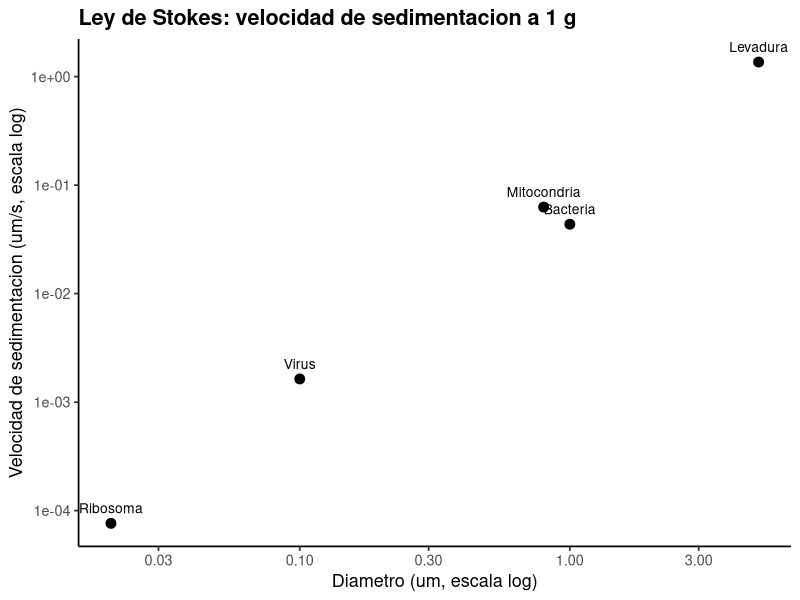
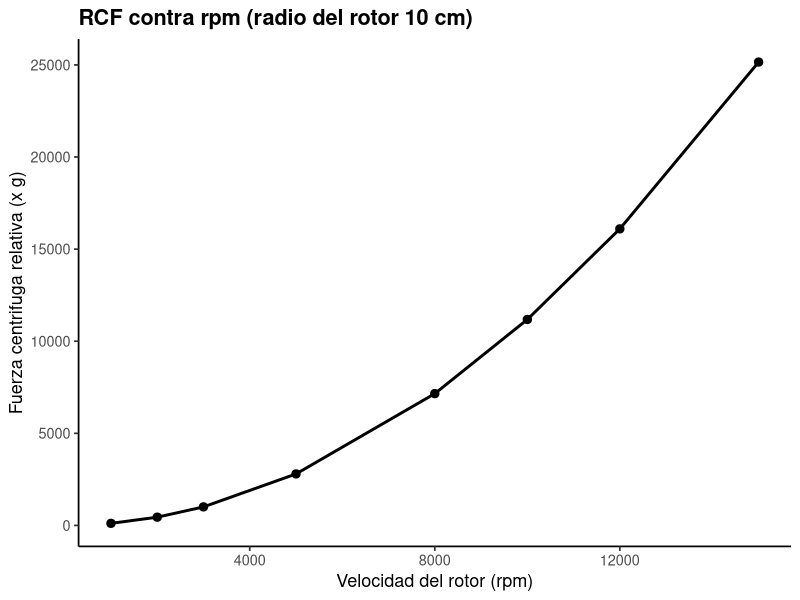
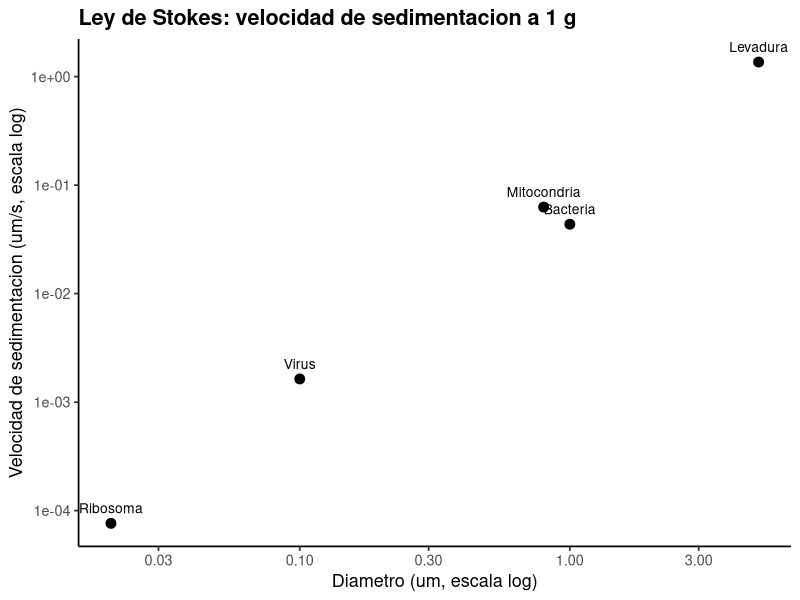
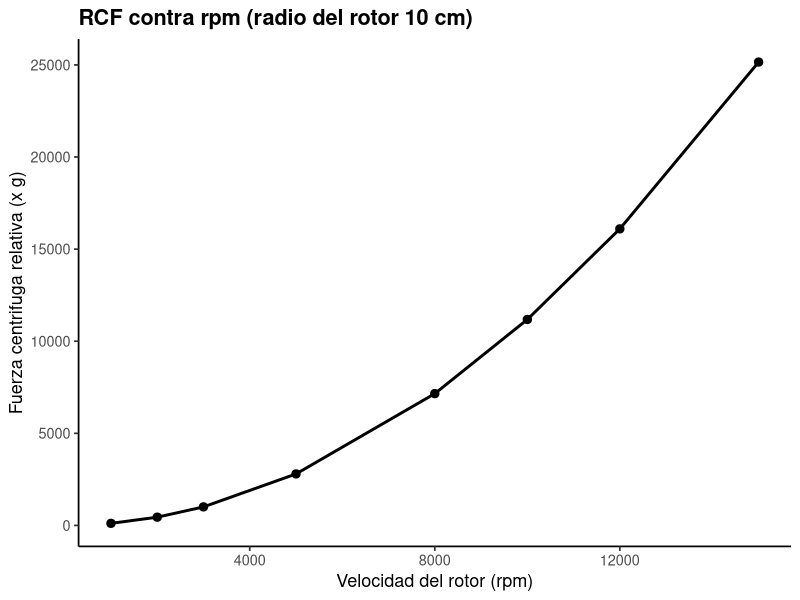

Write the R code that produced these figures, in order.
# ==========================================================================
# 04. Centrifugacion: Ley de Stokes y fuerza centrifuga relativa
# ==========================================================================
# Autor: Dr. Jose Juan Torres Martinez
# Docente de Ciencias Quimicas
# Universidad Autonoma de San Luis Potosi (UASLP)
# Mexico
#
# Material academico para estudiantes
# Serie "Bioseparaciones" - Teoria, Unidad 4. Centrifugacion y filtracion
#
# Descripcion: Se calcula la velocidad de sedimentacion con la Ley de Stokes a partir del diametro y la densidad medidos de cada particula, y la fuerza centrifuga relativa (RCF) a partir de las rpm y el radio del rotor. Con ambas se estima el tiempo para sedimentar 10 cm.
#
# Objetivos de aprendizaje:
#   - Calcular la velocidad de sedimentacion con la Ley de Stokes.
#   - Calcular la RCF a partir de rpm y radio del rotor.
#   - Explicar por que el diametro manda en la separacion: la velocidad depende del diametro al cuadrado.

# Datos: datos_sedimentacion.csv (diametro y densidad de cada particula) y datos_rcf.csv (rpm y radio del rotor).
# ==========================================================================

library(tidyverse)

# --------------------------------------------------------------------------
# 1. Velocidad de sedimentacion (Ley de Stokes)
# --------------------------------------------------------------------------
# v = d^2 * (rho_p - rho_f) * g / (18 * eta)
# Fluido: agua, rho_f = 1000 kg/m3, eta = 0.001 Pa s, g = 9.81 m/s2.
datos <- read_csv("datos_sedimentacion.csv", show_col_types = FALSE)

datos <- datos %>%
  mutate(
    diametro_m = diametro_um * 1e-6,
    densidad_kg_m3 = densidad_g_ml * 1000,
    velocidad_m_s = diametro_m^2 * (densidad_kg_m3 - 1000) * 9.81 /
      (18 * 0.001),
    velocidad_um_s = velocidad_m_s * 1e6,
    tiempo_10cm_h = 0.1 / velocidad_m_s / 3600
  )

print(datos)

# --------------------------------------------------------------------------
# 2. Fuerza centrifuga relativa (RCF)
# --------------------------------------------------------------------------
# RCF = 1.118e-5 * r(cm) * rpm^2, en multiplos de g.
datos_rcf <- read_csv("datos_rcf.csv", show_col_types = FALSE)

datos_rcf <- datos_rcf %>%
  mutate(rcf_g = 1.118e-5 * radio_cm * rpm^2)

print(datos_rcf)

# Tiempo de sedimentacion de la levadura a 10000 rpm (RCF 11180 g):
# el tiempo a 1 g se divide entre la RCF.
tiempo_levadura_1g <- datos %>%
  filter(particula == "Levadura") %>%
  pull(tiempo_10cm_h)
rcf_10000 <- datos_rcf %>%
  filter(rpm == 10000) %>%
  pull(rcf_g)
print(tibble(
  tiempo_levadura_10cm_10000rpm_min =
    tiempo_levadura_1g / rcf_10000 * 60
))

# --------------------------------------------------------------------------
# 3. Grafica 1: velocidad de sedimentacion contra diametro
# --------------------------------------------------------------------------
grafica_v <- ggplot(
  datos,
  aes(x = diametro_um, y = velocidad_um_s)
) +
  geom_point(size = 3) +
  geom_text(aes(label = particula), vjust = -1, size = 3.5) +
  scale_x_log10() +
  scale_y_log10() +
  labs(
    x = "Diametro (um, escala log)",
    y = "Velocidad de sedimentacion (um/s, escala log)",
    title = "Ley de Stokes: velocidad de sedimentacion a 1 g"
  ) +
  theme_classic(base_size = 13) +
  theme(plot.title = element_text(face = "bold"))

print(grafica_v)

# --------------------------------------------------------------------------
# 4. Grafica 2: RCF contra rpm
# --------------------------------------------------------------------------
grafica_rcf <- ggplot(datos_rcf, aes(x = rpm, y = rcf_g)) +
  geom_line(linewidth = 1) +
  geom_point(size = 2.5) +
  labs(
    x = "Velocidad del rotor (rpm)",
    y = "Fuerza centrifuga relativa (x g)",
    title = "RCF contra rpm (radio del rotor 10 cm)"
  ) +
  theme_classic(base_size = 13) +
  theme(plot.title = element_text(face = "bold"))

print(grafica_rcf)

# --------------------------------------------------------------------------
# 5. Exportar las graficas
# --------------------------------------------------------------------------
ggsave("04_stokes.png", grafica_v,
       width = 18, height = 12, units = "cm", dpi = 300)
ggsave("04_rcf.png", grafica_rcf,
       width = 18, height = 12, units = "cm", dpi = 300)

# --------------------------------------------------------------------------
# Interpretacion
# --------------------------------------------------------------------------
# - La velocidad crece con el cuadrado del diametro: una levadura de 5 um sedimenta mas de 100 veces mas rapido que una bacteria de 1 um.
# - La RCF crece con el cuadrado de las rpm: duplicar las rpm multiplica la fuerza por cuatro.

# --------------------------------------------------------------------------
# Que aprendimos
# --------------------------------------------------------------------------
# - La Ley de Stokes explica la centrifugacion diferencial: cada fraccion sedimenta a su tiempo segun su tamano y su densidad.
# - Con la RCF se pasa de rpm, que dependen del rotor, a multiplos de g, que permiten comparar equipos y escalar el proceso.
